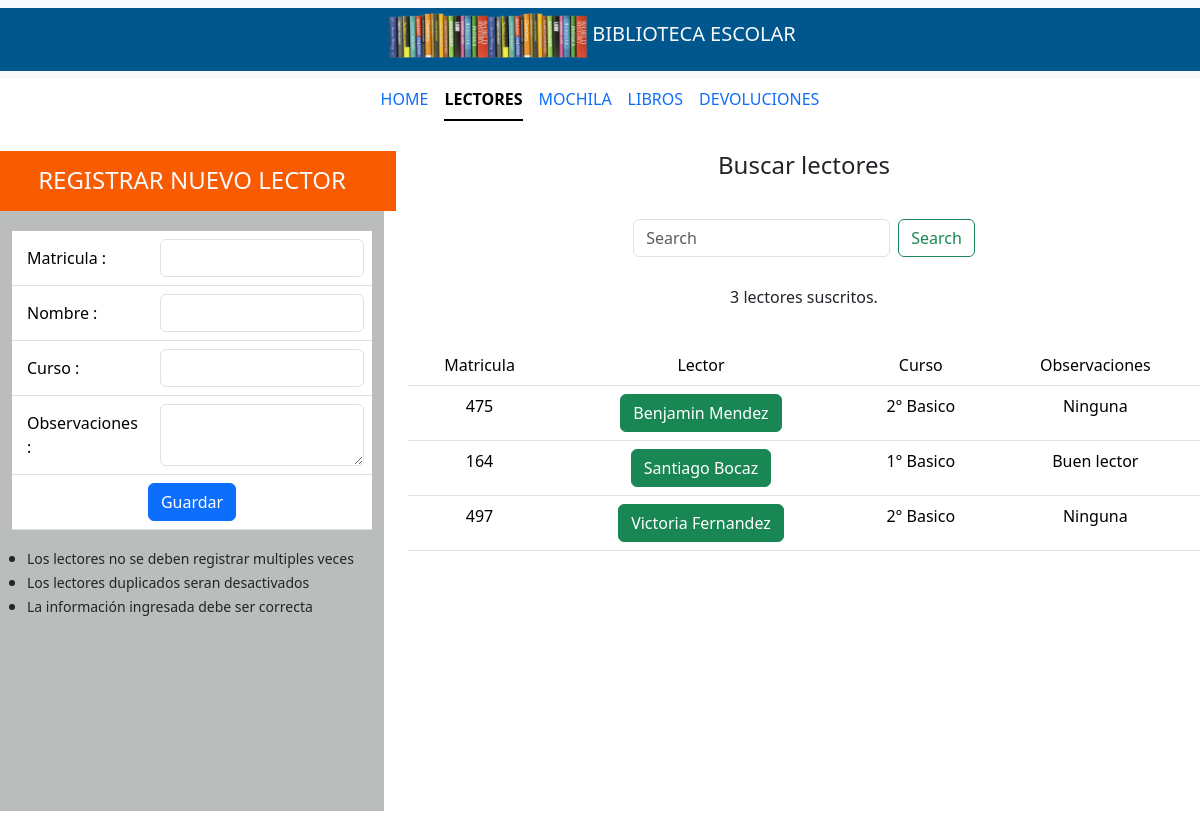
Page /lectores on the earlier database version.
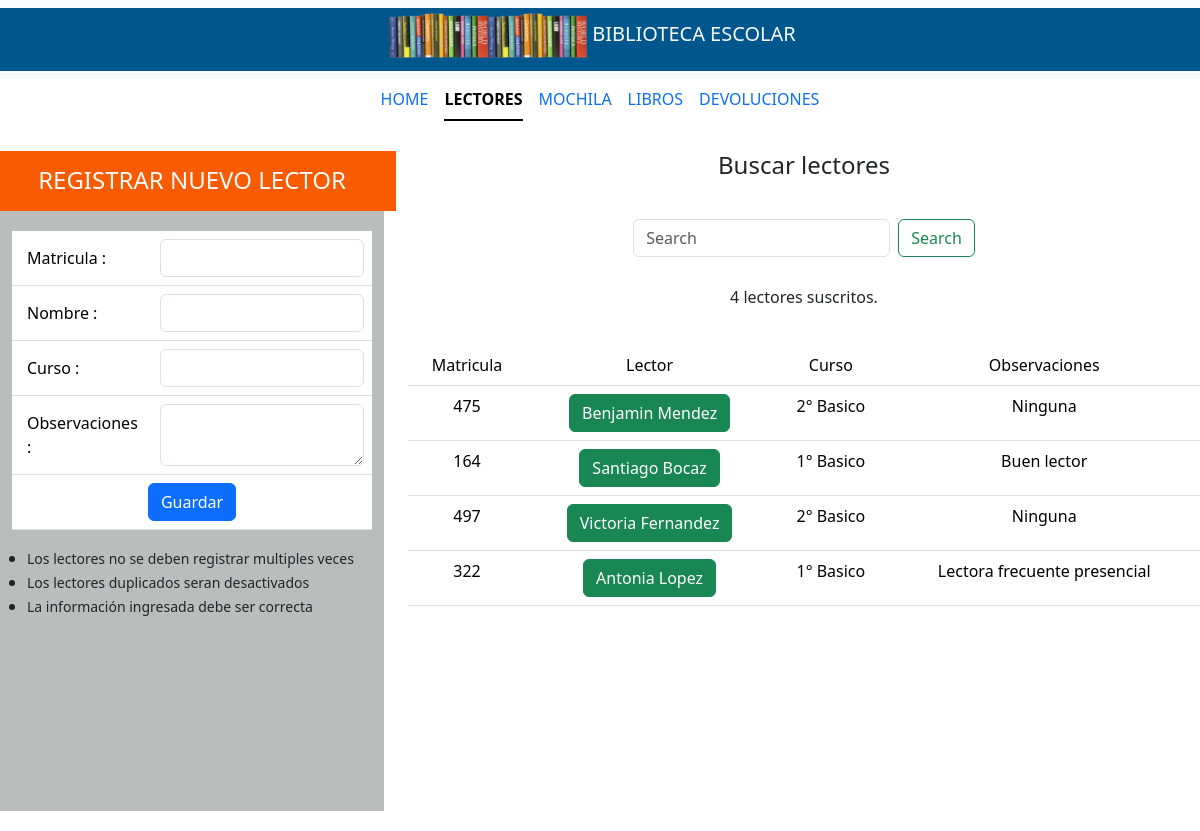
Same page on the later database version.
### sistema_biblioteca_app/models.py (models this page shows, shortened)
class Lector(models.Model):  # Cambiamos el nombre a "Lector" (singular)
    matricula = models.CharField(max_length=200, unique=True)  # Matrícula única
    nombre = models.CharField(max_length=200)  # Cambiamos 'lector' por 'nombre'
    curso = models.CharField(max_length=200, blank=True, null=True)
    observaciones = models.TextField(blank=True, null=True)  # Opcional
    activo = models.BooleanField(default=True)  # Cambiamos 'active' por 'activo'

### sistema_biblioteca_app/views.py (the view)
# urls.py: path('lectores', lectores_tab, name='lectores'),
def lectores_tab(request):
    query = request.GET.get('query', '')
    lista_lectores = Lector.objects.filter(  # Cambiado a Lector (singular)
        Q(matricula__icontains=query) | Q(nombre__icontains=query) | Q(curso__icontains=query)
    )
    return render(request, "lectores.html", {"current_tab": "lectores", "lectores": lista_lectores, "query": query})

### sistema_biblioteca_app/templates/lectores.html (shortened to what the changed rows need)
<!doctype html>
{% extends "index.html" %}
{% load static %}
{% block main_content %}
<div class="container-flex text-center justify-content-center align-items-center" style="padding-top: 10px; padding-bottom: 20px; margin-top: 10px;">
    <div class="row">
        <div class="col-md-8">
            <div class="row" style="margin-top: 20px;">
                <p>{{ lectores|length }} lectores suscritos.</p>
            </div>
            <div class="row" style="margin-top: 20px;">
                <div class="container" style="overflow-y:auto;height: 400px;">
                    <table class="table table-hover">
                        <thead>
                            <tr>
                                <td>Matricula</td>
                                <td>Lector</td>
                                <td>Curso</td>
                                <td>Observaciones</td>
                            </tr>
                        </thead>
                        <tbody>
                            {% for lector in lectores %}
                                <tr>
                                    <td>{{ lector.matricula }}</td>
                                    <td>
                                        {% if lector.activo %}
                                            <span class="btn btn-success">{{ lector.nombre }}</span>
                                        {% else %}
                                            <span class="btn btn-secondary">{{ lector.nombre }}</span>
                                        {% endif %}
                                    </td>
                                    <td>{{ lector.curso }}</td>
                                    <td>{{ lector.observaciones }}</td>
                                </tr>
                            {% endfor %}
                        </tbody>
                    </table>
                </div>
            </div>
        </div>
    </div>
</div>
{% endblock %}

Differences in the rows shown:
added Lector: matricula "322", nombre "Antonia Lopez", curso "1° Basico", observaciones "Lectora frecuente presencial"
Other differences:
{{ lectores|length }}: "3" → "4"
